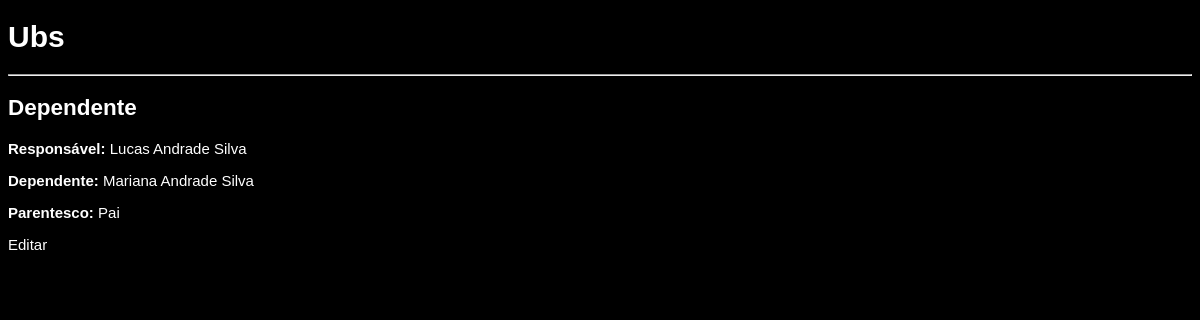
Screenshot of /ubs/dependentes/1/ with the database file from the repository.
### ubs/models/dependente.py (models this page shows, shortened)
class Dependente(models.Model):
    responsavel = models.ForeignKey(
        Pessoa,
        on_delete=models.CASCADE,
        related_name="dependentes"
    )
    dependente = models.ForeignKey(
        Pessoa,
        on_delete=models.CASCADE,
        related_name="responsavel_de"
    )
    parentesco = models.CharField(max_length=50)

### ubs/models/pessoa.py (models this page shows)
class Pessoa(models.Model):
    nome_pessoa = models.CharField(max_length=255)
    estado_civil = models.CharField(
        max_length=20,
        choices=EstadoCivil.choices
    )
    ubs = models.ForeignKey(Ubs, on_delete=models.CASCADE)
    def __str__(self):
        return self.nome_pessoa

### ubs/views/dependente_views.py (the view)
# urls.py: path('dependentes/<int:id>/', dependente_views.detail_dependente, name='detail_dependente'),
def detail_dependente(request, id):
    dependente = get_object_or_404(Dependente, id=id)
    return render(request, 'ubs/dependente/detail.html', {'dependente': dependente})

### ubs/templates/ubs/dependente/detail.html (shortened to what this page needs)
{% extends 'ubs/base.html' %}
{% block corpo %}
<h2>Dependente</h2>
<p><strong>Responsável:</strong> {{ dependente.responsavel }}</p>
<p><strong>Dependente:</strong> {{ dependente.dependente }}</p>
<p><strong>Parentesco:</strong> {{ dependente.parentesco }}</p>
<a href="{% url 'update_dependente' dependente.id %}">Editar</a>
{% endblock %}

### ubs/static/ubs/style.css (style rules this page uses)
body { font-family: Arial, Arial, Helvetica, sans-serif; font-size: 15px; background-color: #000; color: #fff; }
hi, h2 { font-weight: bold; }
a { color: #fff; text-decoration: none; }

### rows the page displays
Dependente: responsavel "Lucas Andrade Silva", dependente "Mariana Andrade Silva", parentesco "Pai"
